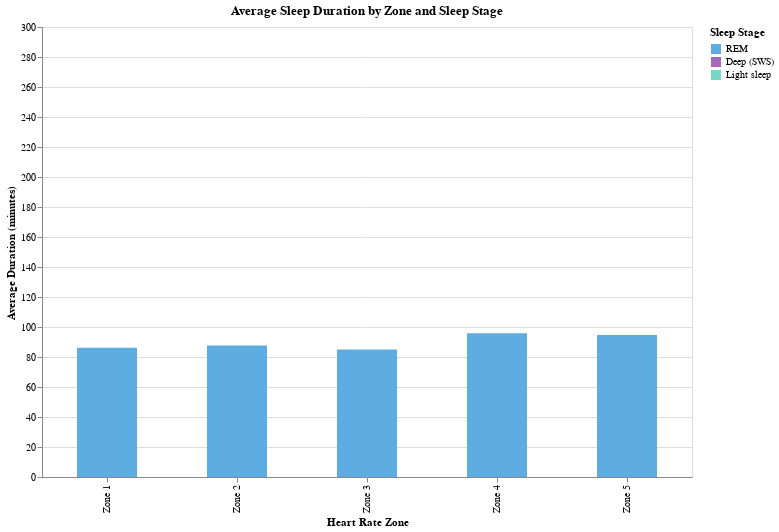

This figure's notebook cell:
### Code cell
selection = alt.selection_point(fields=['Sleep Stage'], bind=alt.binding_select(options=list(zone_impact_df['Sleep Stage'].unique()), name='Sleep Stage: '))
selection = alt.selection_point(
    fields=['Sleep Stage'],
    bind=alt.binding_select(options=list(zone_impact_df['Sleep Stage'].unique()), name='Sleep Stage: '),
    value='REM'
)

palette={'REM': '#5DADE2','Deep (SWS)': '#A569BD','Light sleep': '#76D7C4' }

# Create the interactive bar chart with dropdown
chart = alt.Chart(zone_impact_df).mark_bar(
    size=60
).encode(
    x=alt.X('Zone:N', title='Heart Rate Zone'),
    y=alt.Y('Avg Duration (min):Q', title='Average Duration (minutes)', scale=alt.Scale(domain=[0, 300])),
    color=alt.Color('Sleep Stage:N', scale=alt.Scale(domain=list(palette.keys()), range=list(palette.values()))),
    tooltip=['Avg Duration (min)']
).properties(
    title='Average Sleep Duration by Zone and Sleep Stage',
    width=650,
    height=450
).add_params(
    selection
).transform_filter(
    selection
)

# Display the chart
chart

### Figure 1 — Vega-Lite specification as saved in the notebook (floating-point values rounded to 4 significant figures)
{"config": {"view": {"continuousWidth": 300, "continuousHeight": 300}}, "data": {"name": "data-2859a3ab8f133d94863fa0186990e6cf"}, "mark": {"type": "bar", "size": 60}, "encoding": {"color": {"field": "Sleep Stage", "scale": {"domain": ["REM", "Deep (SWS)", "Light sleep"], "range": ["#5DADE2", "#A569BD", "#76D7C4"]}, "type": "nominal"}, "tooltip": [{"field": "Avg Duration (min)", "type": "quantitative"}], "x": {"field": "Zone", "title": "Heart Rate Zone", "type": "nominal"}, "y": {"field": "Avg Duration (min)", "scale": {"domain": [0, 300]}, "title": "Average Duration (minutes)", "type": "quantitative"}}, "height": 450, "params": [{"name": "param_3", "select": {"type": "point", "fields": ["Sleep Stage"]}, "bind": {"input": "select", "options": ["REM", "Deep (SWS)", "Light sleep"], "name": "Sleep Stage: "}, "value": "REM"}], "title": "Average Sleep Duration by Zone and Sleep Stage", "transform": [{"filter": {"param": "param_3"}}], "width": 650, "$schema": "https://vega.github.io/schema/vega-lite/v5.20.1.json", "datasets": {"data-2859a3ab8f133d94863fa0186990e6cf": [{"Zone": "Zone 1", "Sleep Stage": "REM", "Avg Duration (min)": 86.18}, {"Zone": "Zone 1", "Sleep Stage": "Deep (SWS)", "Avg Duration (min)": 87.12}, {"Zone": "Zone 1", "Sleep Stage": "Light sleep", "Avg Duration (min)": 246.6}, {"Zone": "Zone 2", "Sleep Stage": "REM", "Avg Duration (min)": 87.68}, {"Zone": "Zone 2", "Sleep Stage": "Deep (SWS)", "Avg Duration (min)": 84.66}, {"Zone": "Zone 2", "Sleep Stage": "Light sleep", "Avg Duration (min)": 244.2}, {"Zone": "Zone 3", "Sleep Stage": "REM", "Avg Duration (min)": 84.93}, {"Zone": "Zone 3", "Sleep Stage": "Deep (SWS)", "Avg Duration (min)": 87.86}, {"Zone": "Zone 3", "Sleep Stage": "Light sleep", "Avg Duration (min)": 246.2}, {"Zone": "Zone 4", "Sleep Stage": "REM", "Avg Duration (min)": 95.89}, {"Zone": "Zone 4", "Sleep Stage": "Deep (SWS)", "Avg Duration (min)": 93.34}, {"Zone": "Zone 4", "Sleep Stage": "Light sleep", "Avg Duration (min)": 239.1}, {"Zone": "Zone 5", "Sleep Stage": "REM", "Avg Duration (min)": 94.6}, {"Zone": "Zone 5", "Sleep Stage": "Deep (SWS)", "Avg Duration (min)": 105.0}, {"Zone": "Zone 5", "Sleep Stage": "Light sleep", "Avg Duration (min)": 294.2}]}}
